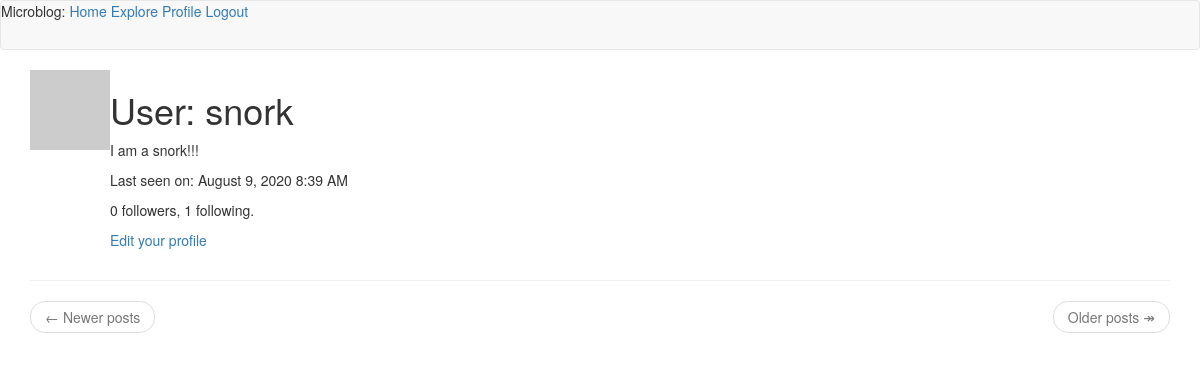
The page /user/snork (signed in) on the database as committed earlier.
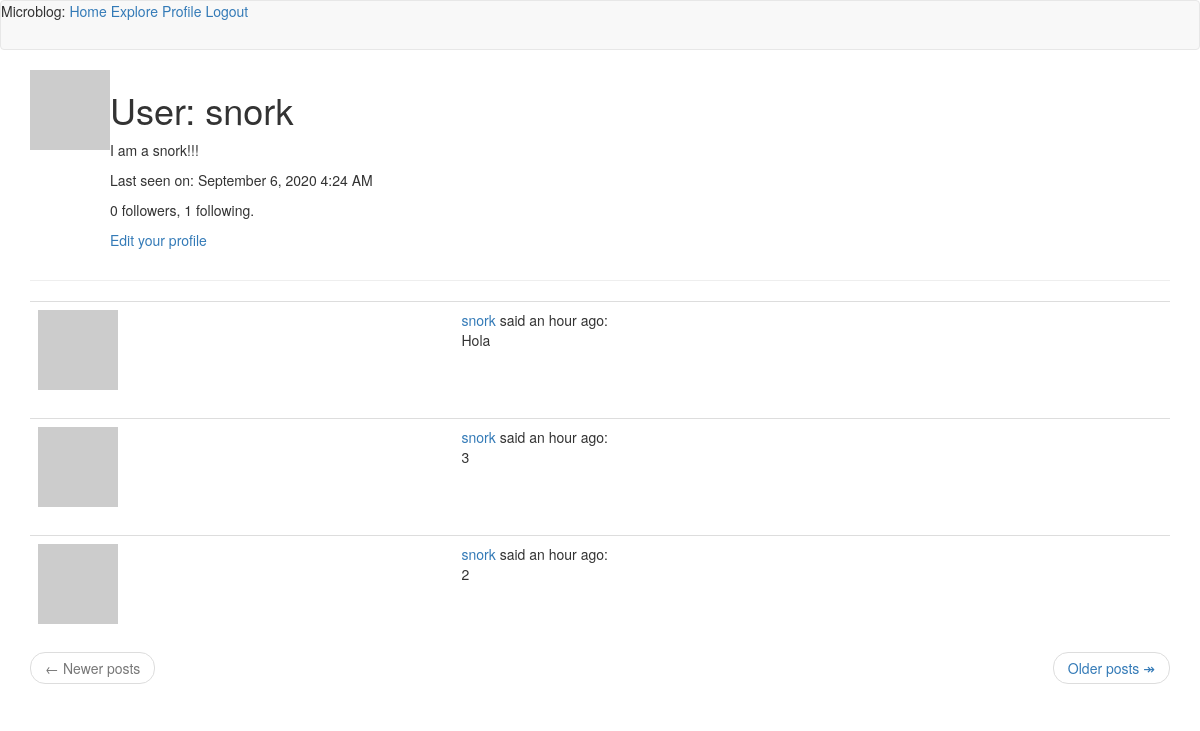
The same page on the database as committed later.
### app/models.py (models this page shows, shortened)
class User(UserMixin, db.Model):
    id = db.Column(db.Integer, primary_key=True)
    username = db.Column(db.String(64), index=True, unique=True)
    email = db.Column(db.String(120), index=True, unique=True)
    password_hash = db.Column(db.String(128))
    posts = db.relationship('Post', backref='author', lazy='dynamic')
    about_me = db.Column(db.String(140))
    last_seen = db.Column(db.DateTime, default=datetime.utcnow)
    followed = db.relationship(
        'User',
        secondary=followers,
        primaryjoin=(followers.c.follower_id == id),
        secondaryjoin=(followers.c.followed_id == id),
        backref=db.backref('followers', lazy='dynamic'),
        lazy='dynamic'
    )
    def avatar(self, size):
        digest = md5(self.email.lower().encode('utf-8')).hexdigest()
        return f'https://www.gravatar.com/avatar/{digest}?d=identicon&s={size}'

class Post(db.Model):
    id = db.Column(db.Integer, primary_key=True)
    body = db.Column(db.String(140))
    timestamp = db.Column(db.DateTime, index=True, default=datetime.utcnow)
    user_id = db.Column(db.Integer, db.ForeignKey('user.id'))
    language = db.Column(db.String(5))

### app/routes.py (the view)
@app.route('/user/<username>')
@login_required
def user(username):
    user = User.query.filter_by(username=username).first_or_404()
    page = request.args.get('page', 1, type=int)
    posts = user.posts.order_by(Post.timestamp.desc()).paginate(
        page, app.config['POSTS_PER_PAGE'], False)
    next_url = url_for('user', username=user.username, page=posts.next_num) \
        if posts.has_next else None
    prev_url = url_for('user', username=user.username, page=posts.prev_num) \
        if posts.has_prev else None
    form = EmptyForm()
    return render_template('user.html', user=user, posts=posts.items, next_url=next_url,
                           prev_url=prev_url, form=form)

### app/models.py (called while the page is built)
@login.user_loader
def load_user(id):
    return User.query.get(int(id))

### app/routes.py (called while the page is built)
@app.before_request
def before_request():
    if current_user.is_authenticated:
        current_user.last_seen = datetime.utcnow()
        db.session.commit()
    g.locale = str(get_locale())

### app/templates/user.html (shortened to what this page needs)
{% extends "base.html" %}
{% block app_content %}
    <table>
        <tr valign="top">
            <td><img src="{{ user.avatar(128) }}"></td>
            <td>
                <h1>User: {{ user.username }}</h1>
                {% if user.about_me %}<p>{{ user.about_me }}</p>{% endif %}
                {% if user.last_seen %}<p>Last seen on: {{ moment(user.last_seen).format('LLL') }}</p>{% endif %}
                <p>{{ user.followers.count() }} followers, {{ user.followed.count() }} following.</p>
                {% if user == current_user %}
                <p><a href="{{ url_for('edit_profile') }}">Edit your profile</a></p>
                {% endif %}
            </td>
        </tr>
    </table>
    <hr>
    {% for post in posts %}
        {% include '_post.html' %}
    {% endfor %}
    <nav aria-label="...">
        <ul class="pager">
          <li class="previous{% if not prev_url %} disabled {% endif %}">
            <a href="{{ prev_url or '#' }}">
              <span aria-hidden="true">&larr;</span> Newer posts
            </a>
          </li>
          <li class="next{% if not next_url %} disabled{% endif %}">
            <a href="{{ next_url or '#' }}">
              Older posts <span aria-hidden="true">&Rarr;</span>
            </a>
          </li>
        </ul>
      </nav>
{% endblock %}

### app/templates/_post.html (shortened to what this page needs)
<table class="table table-hover">
  <tr>
    <td widtth="70px">
      <a href="{{ url_for('user', username=post.author.username) }}">
      <img src="{{ post.author.avatar(70) }}" />
    </td>
    <td>
      <a href="{{ url_for('user', username=post.author.username) }}">
        {{ post.author.username }}
      </a>
      said {{ moment(post.timestamp).fromNow() }}: <br />
      <span id="post{{ post.id }}">{{ post.body }}</span>
    </td>
  </tr>
</table>

Rows that differ between the two databases and show on the page:
changed User "snork": last_seen "August 9, 2020 8:39 AM" → "September 6, 2020 4:24 AM"
added Post: author.username "snork", timestamp "an hour ago", body "Hola"
added Post: author.username "snork", timestamp "an hour ago", body "3"
added Post: author.username "snork", timestamp "an hour ago", body "2"
